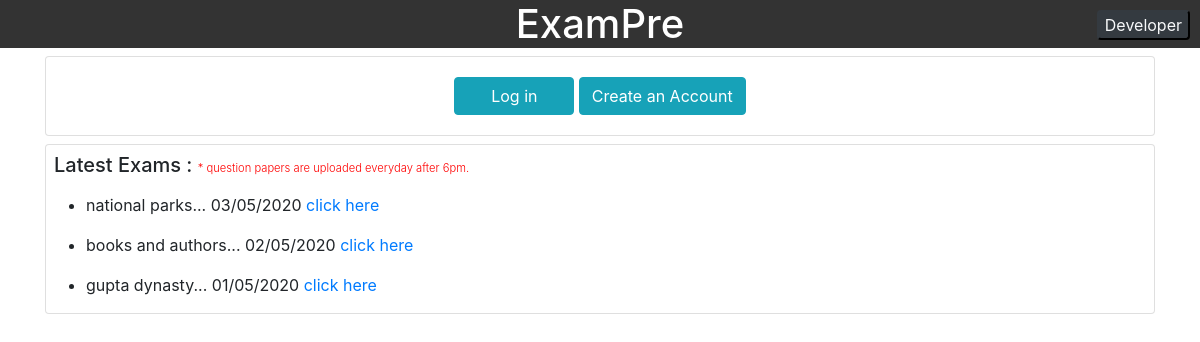
The app's page /, older data.
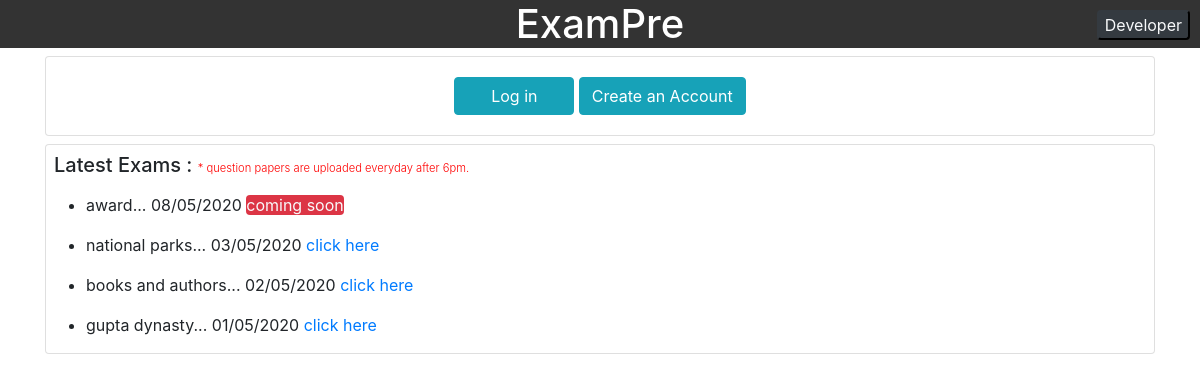
The same page, newer data.
### home/models.py (models this page shows, shortened)
class Topic(models.Model):
    topic_name = models.CharField(max_length=30)
    dateOfUpload = models.DateTimeField(default=timezone.now)
    tTime = models.IntegerField(default=0)
    tpq=models.IntegerField(default=15)
    published = models.BooleanField(default=False)

### home/views.py (the view)
# urls.py: path('', views.home, name='home page'),
def home(request):
    if request.user.is_authenticated:
        return redirect('../timeline')
    else:
        topics = Topic.objects.all().order_by('-dateOfUpload')
        return render(request, 'home/home.html', {'topics': topics})

### home/templates/home/home.html (shortened to what this page needs)
{% extends 'home.html' %}
{% block body %}
<div class="container">
    <div class="card">
        <div class="card-body text-center">
            <a href="../login" class="btn btn-info" type="button" style="min-width: 120px;">Log in</a>
            <a href="../register" class="btn btn-info" type="button" style="min-width: 120px;">Create an Account</a>
        </div>
    </div>
    <div class="card mt-2">
        <div class="card-title m-2">
            <h5>
                Latest Exams : <span class="info-text font-weight-light">* question papers are uploaded everyday after 6pm.</span>
            </h5>
        </div>
        <div>
            {% for topic in topics %}
            <ul>
                {% if not topic.published %}
                <li>
                    {{topic.topic_name}}... {{topic.dateOfUpload|date:"d/m/Y"}} <span
                        class="bg-danger rounded text-light">coming
                        soon</span>
                </li>
                {% else %}
                <li>
                    {{topic.topic_name}}... {{topic.dateOfUpload|date:"d/m/Y"}} <a
                        href="../login/?next=/paper/description/{{topic.id}}">click here</a>
                </li>
                {% endif %}
            </ul>
            {% endfor %}
        </div>
    </div>
</div>
{% endblock body %}

Row changes from the older to the newer data that the page shows:
added Topic: topic_name "award", dateOfUpload "08/05/2020"
